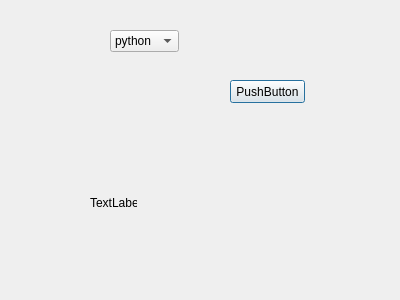
<?xml version="1.0" encoding="UTF-8"?>
<ui version="4.0">
 <class>labelLenguajes</class>
 <widget class="QDialog" name="labelLenguajes">
  <property name="geometry">
   <rect>
    <x>0</x>
    <y>0</y>
    <width>400</width>
    <height>300</height>
   </rect>
  </property>
  <property name="windowTitle">
   <string>Dialog</string>
  </property>
  <widget class="QComboBox" name="lenguajes">
   <property name="geometry">
    <rect>
     <x>110</x>
     <y>30</y>
     <width>69</width>
     <height>22</height>
    </rect>
   </property>
   <item>
    <property name="text">
     <string>python</string>
    </property>
   </item>
   <item>
    <property name="text">
     <string>perl</string>
    </property>
   </item>
   <item>
    <property name="text">
     <string>php</string>
    </property>
   </item>
   <item>
    <property name="text">
     <string>ruby</string>
    </property>
   </item>
  </widget>
  <widget class="QPushButton" name="boton">
   <property name="geometry">
    <rect>
     <x>230</x>
     <y>80</y>
     <width>75</width>
     <height>23</height>
    </rect>
   </property>
   <property name="text">
    <string>PushButton</string>
   </property>
  </widget>
  <widget class="QLabel" name="label">
   <property name="geometry">
    <rect>
     <x>90</x>
     <y>193</y>
     <width>47</width>
     <height>20</height>
    </rect>
   </property>
   <property name="text">
    <string>TextLabel</string>
   </property>
  </widget>
 </widget>
 <resources/>
 <connections/>
</ui>
